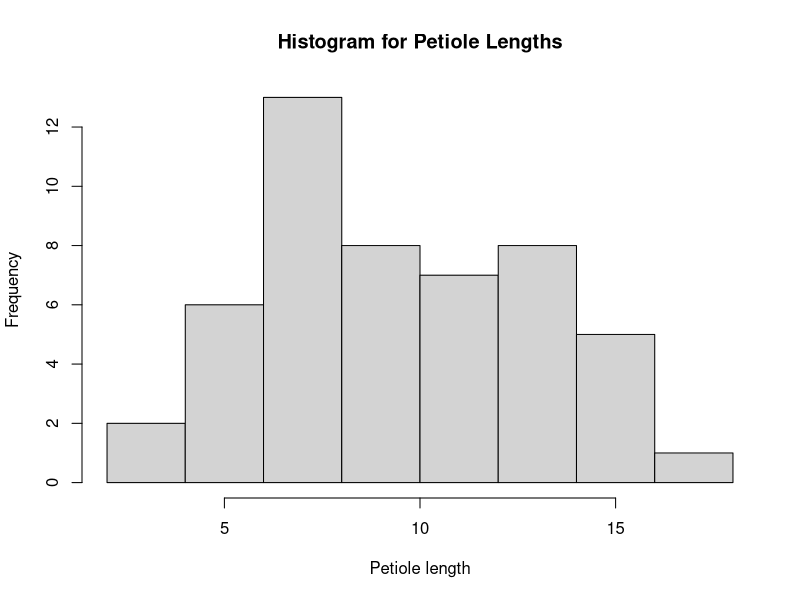

Recreate this plot in R.
## ---- chunk 1
rm(list=ls()) #clears R's brain
library(dplyr) #imports dplyr package
library(here) #allows use of the here() function while importing data from a file
## ---- chunk 2
Leaves <- read.csv(here("Data", "Class_leaf_measurements.csv"), stringsAsFactors = TRUE) #reads the .csv file and makes it into a data frame
## ---- chunk 3
str(Leaves) #shows the structure of the data frame
## ---- chunk 4
Leaves <- rename(Leaves, "leaf_num" = Leaf.., "DBH_cm" = DBH..cm., "petiole_length" = Petiole.length) #for the rename() function, first list the DF, then put the new column header names in parentheses, equal to the old column header name
## ---- chunk 5
unique(Leaves$Species) # this shows the unique levels within the Species data
norway <- which(Leaves$Species == "Norway maple" | Leaves$Species == "Norway Maple" | Leaves$Species == "Norway mapel")
sugar <- which(Leaves$Species == "sugar maple" | Leaves$Species == "Sugar Maple" | Leaves$Species == "Sugar maple")
red <- which(Leaves$Species == "red maple" | Leaves$Species == "Red Maple" | Leaves$Species == "Red maple")
## ---- chunk 6
Leaves$Species[norway] <- "Norway maple"
Leaves$Species[sugar] <- "sugar maple"
Leaves$Species[red] <- "red maple"
## ---- chunk 7
Sugar <- Leaves %>%
  select(-Person, -Tree_num, -leaf_num) %>%# to take out certain columns, use the select() function
  filter(Species == "sugar maple") # this filters out all species that are not sugar maple
## ---- chunk 8
hist(Sugar$petiole_length, main = "Histogram for Petiole Lengths", xlab = "Petiole length")
# xlab changes the label on the x-axis
# main changes the title
